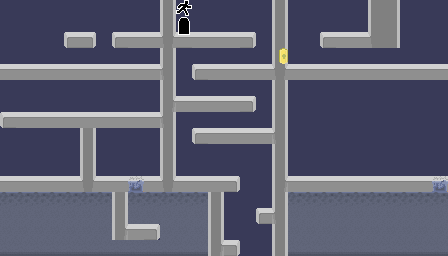

The image is a tile-based game level rendered from a .tmx file. Its description and source (layers, tilesets, objects; grid data summarised) follow:
An orthogonal 28x16 tile map with 16x16 px tiles, 1 tile layer (Tile Layer 1), 1 hidden layer not drawn and 32 objects (9x monster2, 7x setto, 6x chest, 3x switch, 2x monster1, ...).

<map version="1.0" orientation="orthogonal" renderorder="right-down" width="28" height="16" tilewidth="16" tileheight="16" backgroundcolor="#393a58">
 <tileset firstgid="1" name="tileset" tilewidth="16" tileheight="16">
  <image source="tileset.png" width="128" height="144" />
 </tileset>
 <layer name="Tile Layer 1" width="28" height="16">
  <data>[448 cells, 219 non-empty, 15 distinct tile ids]</data>
 </layer>
 <objectgroup name="Object Layer 1">
  <object type="player" x="320" y="96" width="16" height="16" />
  <object type="switch" x="291" y="172" width="16" height="16">
   <properties>
    <property name="trigger" value="1" />
   </properties>
  </object>
  <object type="chest" x="48" y="136" width="16" height="40">
   <properties>
    <property name="contains" value="drill" />
    <property name="explode_trigger" value="6" />
    <property name="poof" value="true" />
    <property name="trigger" value="3" />
    <property name="triggered_by" value="1" />
   </properties>
  </object>
  <object type="beanstalk" x="96" y="0" width="16" height="176">
   <properties>
    <property name="poof" value="true" />
    <property name="triggered_by" value="2" />
   </properties>
  </object>
  <object type="chest" x="96" y="144" width="16" height="32">
   <properties>
    <property name="contains" value="none" />
    <property name="poof" value="true" />
    <property name="static" value="true" />
    <property name="trigger" value="2" />
    <property name="triggered_by" value="3" />
   </properties>
  </object>
  <object type="chest" x="48" y="96" width="16" height="16">
   <properties>
    <property name="contains" value="useless" />
    <property name="static" value="true" />
    <property name="triggered_by" value="1" />
   </properties>
  </object>
  <object type="chest" x="64" y="0" width="16" height="32">
   <properties>
    <property name="contains" value="gun" />
    <property name="poof" value="true" />
    <property name="static" value="true" />
    <property name="trigger" value="4" />
    <property name="triggered_by" value="2" />
   </properties>
  </object>
  <object type="monster1" x="160" y="192" width="16" height="16">
   <properties>
    <property name="poof" value="true" />
    <property name="triggered_by" value="3" />
   </properties>
  </object>
  <object type="monster2" x="128" y="16" width="16" height="16">
   <properties>
    <property name="poof" value="true" />
    <property name="triggered_by" value="2" />
   </properties>
  </object>
  <object type="monster1" x="160" y="208" width="16" height="16">
   <properties>
    <property name="poof" value="true" />
    <property name="triggered_by" value="3" />
   </properties>
  </object>
  <object type="monster2" x="224" y="80" width="16" height="16">
   <properties>
    <property name="poof" value="true" />
    <property name="triggered_by" value="4" />
   </properties>
  </object>
  <object type="monster2" x="240" y="112" width="16" height="16">
   <properties>
    <property name="poof" value="true" />
    <property name="triggered_by" value="4" />
   </properties>
  </object>
  <object type="monster2" x="208" y="112" width="16" height="16">
   <properties>
    <property name="poof" value="true" />
    <property name="triggered_by" value="4" />
   </properties>
  </object>
  <object type="monster2" x="208" y="160" width="16" height="16">
   <properties>
    <property name="poof" value="true" />
    <property name="triggered_by" value="4" />
   </properties>
  </object>
  <object type="switch" x="144" y="28" width="16" height="16">
   <properties>
    <property name="trigger" value="5" />
   </properties>
  </object>
  <object type="chest" x="304" y="32" width="16" height="32">
   <properties>
    <property name="contains" value="useless" />
    <property name="triggered_by" value="5" />
   </properties>
  </object>
  <object type="chest" x="416" y="32" width="16" height="32">
   <properties>
    <property name="contains" value="useless" />
    <property name="triggered_by" value="5" />
   </properties>
  </object>
  <object type="stickykey" x="400" y="16" width="16" height="48" />
  <object type="monster2" x="352" y="48" width="16" height="16">
   <properties>
    <property name="poof" value="true" />
    <property name="triggered_by" value="4" />
   </properties>
  </object>
  <object type="monster2" x="336" y="16" width="16" height="16">
   <properties>
    <property name="poof" value="true" />
    <property name="triggered_by" value="4" />
   </properties>
  </object>
  <object type="message" x="352" y="128" width="32" height="16">
   <properties>
    <property name="tiles" value="40 41" />
    <property name="triggered_by" value="6" />
   </properties>
  </object>
  <object type="message" x="0" y="32" width="48" height="16">
   <properties>
    <property name="tiles" value="42 43 44" />
    <property name="triggered_by" value="4" />
   </properties>
  </object>
  <object type="monster2" x="208" y="48" width="16" height="16">
   <properties>
    <property name="poof" value="true" />
    <property name="triggered_by" value="4" />
   </properties>
  </object>
  <object type="monster2" x="224" y="16" width="16" height="16">
   <properties>
    <property name="poof" value="true" />
    <property name="triggered_by" value="4" />
   </properties>
  </object>
  <object type="setto" x="176" y="0" width="96" height="176">
   <properties>
    <property name="tile" value="0" />
    <property name="triggered_by" value="255" />
   </properties>
  </object>
  <object type="setto" x="224" y="176" width="48" height="80">
   <properties>
    <property name="tile" value="0" />
    <property name="triggered_by" value="255" />
   </properties>
  </object>
  <object type="setto" x="272" y="48" width="16" height="16">
   <properties>
    <property name="tile" value="51" />
    <property name="triggered_by" value="255" />
   </properties>
  </object>
  <object type="switch" x="176" y="172" width="16" height="16">
   <properties>
    <property name="trigger" value="10" />
    <property name="triggered_by" value="255" />
   </properties>
  </object>
  <object type="setto" x="224" y="0" width="48" height="256">
   <properties>
    <property name="tile" value="33" />
    <property name="triggered_by" value="10" />
   </properties>
  </object>
  <object type="setto" x="208" y="240" width="16" height="16">
   <properties>
    <property name="tile" value="51" />
    <property name="triggered_by" value="255" />
   </properties>
  </object>
  <object type="setto" x="272" y="80" width="16" height="176">
   <properties>
    <property name="tile" value="51" />
    <property name="triggered_by" value="255" />
   </properties>
  </object>
  <object type="setto" x="160" y="96" width="16" height="16">
   <properties>
    <property name="tile" value="51" />
    <property name="triggered_by" value="255" />
   </properties>
  </object>
 </objectgroup>
 <layer name="Tile Layer 2" width="28" height="16" visible="0">
  <data>[448 cells, 17 non-empty, 8 distinct tile ids]</data>
 </layer>
</map>